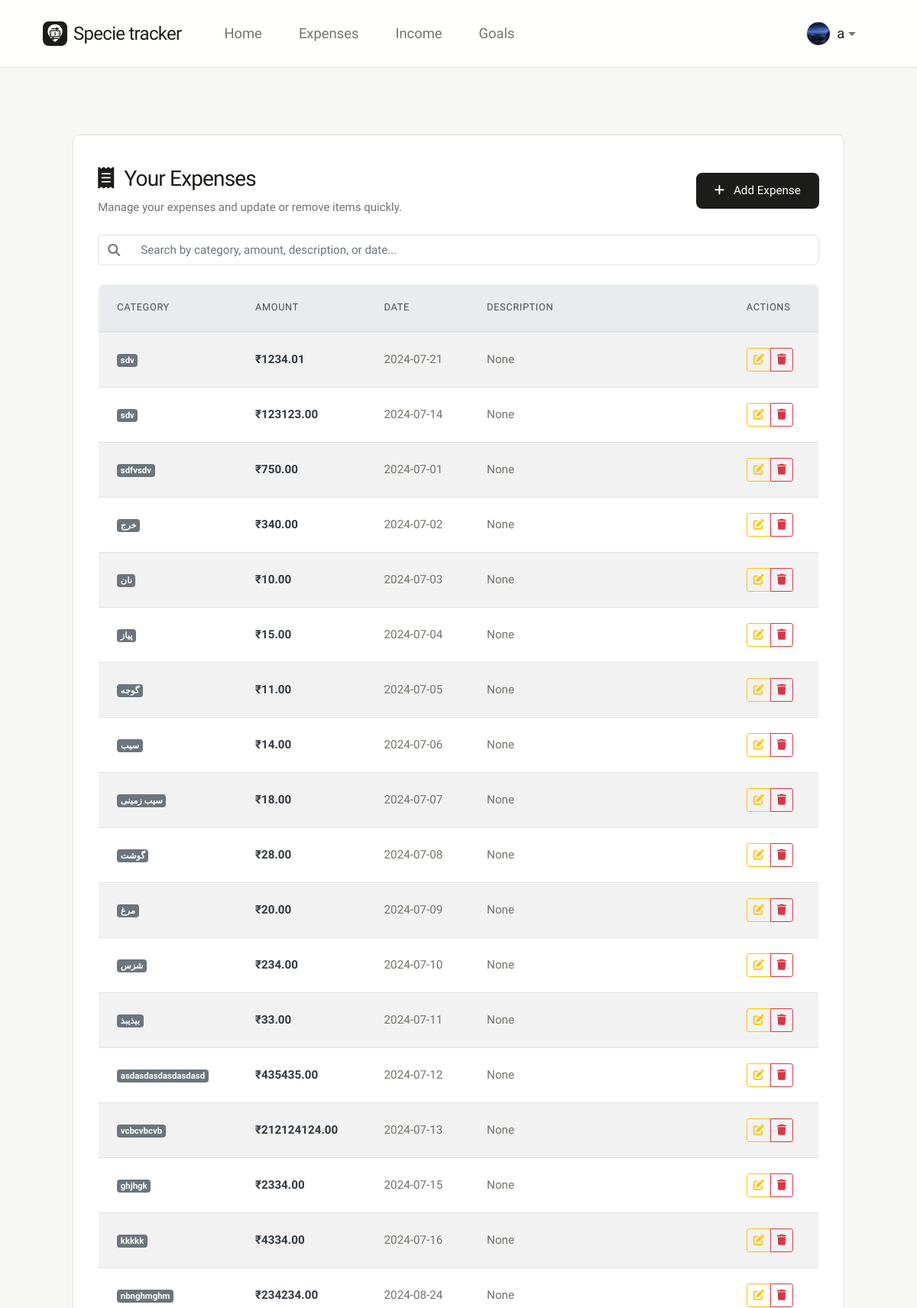
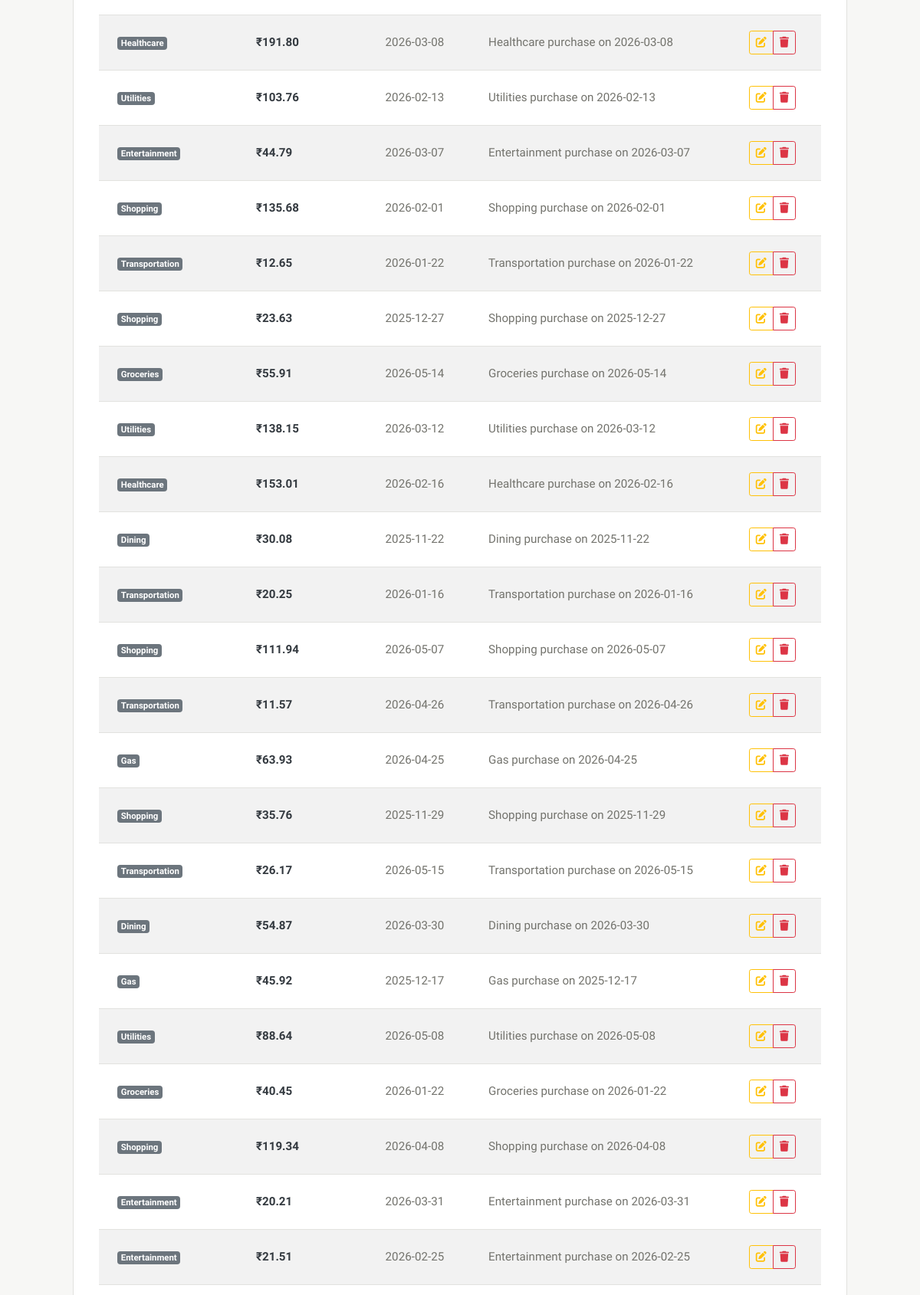
Screenshot of /view_expenses (signed in, upper part) with the database file from the repository (2 pictures, top to bottom).
### finance_app/models.py (models this page shows)
class User(db.Model):
    __tablename__ = 'users'
    id = db.Column(db.Integer, primary_key=True, autoincrement=True)
    username = db.Column(db.String(80), unique=True, nullable=False)
    password = db.Column(db.String(120), nullable=False)
    profile_image = db.Column(db.String(255))
    expenses = db.relationship('Expense', backref='user', lazy=True)
    goals = db.relationship('Goal', backref='user', lazy=True)
    incomes = db.relationship('Income', backref='user', lazy=True)

class Expense(db.Model):
    __tablename__ = 'expenses'
    id = db.Column(db.Integer, primary_key=True, autoincrement=True)
    user_id = db.Column(db.Integer, db.ForeignKey('users.id'), nullable=False)
    category = db.Column(db.String(100), nullable=False)
    amount = db.Column(db.Float, nullable=False)
    date = db.Column(db.String(50), nullable=False)
    description = db.Column(db.String(255))

### finance_app/routes/expenses.py (the view)
    @app.route('/view_expenses')
    def view_expenses():
        if 'user_id' not in session:
            return redirect(url_for('login'))
        expenses = get_expenses_fortbl_by_user_id(session['user_id'])
        return render_template('view_expenses.html', expenses=expenses)

### finance_app/models.py (called while the page is built)
def get_expenses_fortbl_by_user_id(user_id):
    expenses = Expense.query.filter_by(user_id=user_id).all()
    return [(exp.id, exp.user_id, exp.category, exp.amount, exp.date, exp.description) for exp in expenses]

def get_user_by_id(user_id):
    user = db.session.get(User, user_id)
    if user:
        return {'id': user.id, 'username': user.username, 'profile_image': user.profile_image}
    return None

### templates/view_expenses.html (shortened to what this page needs)
{% extends "base.html" %}
{% block content %}
<div class="row justify-content-center">
    <div class="col-12 col-xl-11">
        <div class="clean-card">
            <div class="d-flex flex-column flex-md-row justify-content-between align-items-start align-items-md-center mb-4">
                <div>
                    <h2 class="mb-2"><i class="fa-solid fa-receipt mr-2"></i> Your Expenses</h2>
                    <p class="text-muted mb-0">Manage your expenses and update or remove items quickly.</p>
                </div>
                <div class="d-flex gap-2 mt-3 mt-md-0">
                    <a href="{{ url_for('add_expense') }}" class="btn btn-primary">
                        <i class="fa-solid fa-plus mr-2"></i> Add Expense
                    </a>
                </div>
            </div>
            {% if expenses %}
            <div class="mb-4">
                <div class="input-group">
                    <div class="input-group-prepend">
                        <span class="input-group-text" style="background: transparent; border-right: none; color: var(--text-muted); border-color: var(--border-color);">
                            <i class="fa-solid fa-magnifying-glass"></i>
                        </span>
                    </div>
                    <input type="text" id="expenseSearchInput" class="form-control" placeholder="Search by category, amount, description, or date..." style="border-left: none; border-color: var(--border-color); border-radius: 0 var(--radius) var(--radius) 0; height: calc(1.5em + 1rem + 2px);">
                </div>
            </div>
            <div class="table-responsive">
                <table class="table table-hover table-striped align-middle">
                    <thead class="thead-light">
                        <tr>
                            <th>Category</th>
                            <th>Amount</th>
                            <th>Date</th>
                            <th>Description</th>
                            <th>Actions</th>
                        </tr>
                    </thead>
                    <tbody>
                        {% for expense in expenses %}
                        <tr>
                            <td><span class="badge badge-secondary">{{ expense[2] }}</span></td>
                            <td class="font-weight-bold text-dark">₹{{ "%.2f"|format(expense[3]) }}</td>
                            <td class="text-muted">{{ expense[4] }}</td>
                            <td class="text-muted">{{ expense[5] if expense|length > 5 else '—' }}</td>
                            <td>
                                <div class="btn-group" role="group" aria-label="Expense actions">
                                    <a class="btn btn-sm btn-outline-warning" href="{{ url_for('edit_expense', expense_id=expense[0]) }}">
                                        <i class="fa-solid fa-edit"></i>
                                    </a>
                                    <a class="btn btn-sm btn-outline-danger" href="{{ url_for('delete_expense_route', expense_id=expense[0]) }}" onclick="return confirm('Are you sure you want to delete this expense?');">
                                        <i class="fa-solid fa-trash"></i>
                                    </a>
                                </div>
                            </td>
                        </tr>
                        {% endfor %}
                    </tbody>
                </table>
            </div>
            {% endif %}
        </div>
    </div>
</div>
{% endblock %}

### templates/base.html (shortened to what this page needs)
<!DOCTYPE html>
<html lang="en">
<head>
    <link href="https://stackpath.bootstrapcdn.com/bootstrap/4.5.2/css/bootstrap.min.css" rel="stylesheet">
    <link rel="stylesheet" href="https://cdnjs.cloudflare.com/ajax/libs/font-awesome/6.4.0/css/all.min.css">
    <link rel="stylesheet" href="{{ url_for('static', filename='css/style.css') }}">
</head>
<body>
    <nav class="navbar navbar-expand-lg fixed-top" style="background-color: rgba(255, 255, 255, 0.9) !important; backdrop-filter: blur(12px); border-bottom: 1px solid var(--border-color);">
        <div class="container-fluid px-4">
            <div class="navbar-brand d-flex align-items-center">
                <svg xmlns="http://www.w3.org/2000/svg" viewBox="0 0 100 100" width="32" height="32" class="mr-2" style="vertical-align: middle;">
                    <rect width="100" height="100" rx="24" fill="#1C1C1A" />
                    <path d="M50 12 C33 12 20 25 20 42 C20 59 42 78 47 82 C49 84 51 84 53 82 C58 78 80 59 80 42 C80 25 67 12 50 12 Z" fill="#ffffff" />
                    <path d="M36 30 L64 30 M56 26 L64 30 L56 34" stroke="#1C1C1A" stroke-width="4" stroke-linecap="round" stroke-linejoin="round" fill="none" />
                    <rect x="30" y="38" width="40" height="24" rx="3" fill="none" stroke="#1C1C1A" stroke-width="4" />
                    <text x="50" y="56" font-family="system-ui, -apple-system, sans-serif" font-weight="800" font-size="18" fill="#1C1C1A" text-anchor="middle">$</text>
                    <line x1="35" y1="44" x2="38" y2="44" stroke="#1C1C1A" stroke-width="2" stroke-linecap="round" />
                    <line x1="35" y1="50" x2="38" y2="50" stroke="#1C1C1A" stroke-width="2" stroke-linecap="round" />
                    <line x1="35" y1="56" x2="38" y2="56" stroke="#1C1C1A" stroke-width="2" stroke-linecap="round" />
                    <line x1="62" y1="44" x2="65" y2="44" stroke="#1C1C1A" stroke-width="2" stroke-linecap="round" />
                    <line x1="62" y1="50" x2="65" y2="50" stroke="#1C1C1A" stroke-width="2" stroke-linecap="round" />
                    <line x1="62" y1="56" x2="65" y2="56" stroke="#1C1C1A" stroke-width="2" stroke-linecap="round" />
                    <path d="M64 70 L36 70 M44 66 L36 70 L44 74" stroke="#1C1C1A" stroke-width="4" stroke-linecap="round" stroke-linejoin="round" fill="none" />
                </svg>
                <span>Specie tracker</span>
            </div>
            <div class="collapse navbar-collapse" id="navbarNav">
                <ul class="navbar-nav mr-auto pl-3">
                    {% if g.user %}
                        <li class="nav-item"><a class="nav-link" href="{{ url_for('home') }}">Home</a></li>
                        <li class="nav-item"><a class="nav-link" href="{{ url_for('view_expenses') }}">Expenses</a></li>
                        <li class="nav-item"><a class="nav-link" href="{{ url_for('view_income') }}">Income</a></li>
                        <li class="nav-item"><a class="nav-link" href="{{ url_for('view_goals') }}">Goals</a></li>
                    {% endif %}
                </ul>
                <ul class="navbar-nav ml-auto">
                    {% if g.user %}
                        <li class="nav-item dropdown">
                            <a class="nav-link dropdown-toggle d-flex align-items-center" href="#" id="navbarDropdown" role="button" data-toggle="dropdown" aria-haspopup="true" aria-expanded="false">
                                <img src="{{ url_for('static', filename='profile_images/' ~ g.user.profile_image) }}" class="profile-pic" alt="Profile Picture" style="width: 32px; height: 32px; border-radius: 50%; object-fit: cover; margin-right: 8px; border: 1px solid var(--border-color);">
                                <span style="font-weight: 500; color: var(--text-main);">{{ g.user.username }}</span>
                            </a>
                        </li>
                    {% endif %}
                </ul>
            </div>
        </div>
    </nav>
    <div class="container-fluid px-4 px-lg-5 mt-5 pt-5">
        {% block content %}{% endblock %}
    </div>
</body>
</html>

### static/css/style.css (style rules this page uses)
:root { --bg-color: #F7F7F5; --surface: #FFFFFF; --text-main: #1C1C1A; --text-muted: #73736D; --border-color: #E2E2DF; --accent: #4A5568; --accent-hover: #2D3748; --radius: 8px; }
body { font-family: 'Tektur', -apple-system, BlinkMacSystemFont, "Segoe UI", Roboto, Helvetica, Arial, sans-serif; background-color: var(--bg-color); color: var(--text-main); line-height: 1.6; font-size: 15px; -webkit-font-smoothing: antialiased; -moz-osx-font-smoothing: grayscale; padding-top: 80px; margin: 0; }
h1, h2, h3, h4, h5, h6 { font-weight: 500; color: var(--text-main); line-height: 1.2; margin-top: 0; margin-bottom: 1rem; letter-spacing: -0.03em; }
h2 { font-size: 1.75rem; font-weight: 400; }
p { margin-top: 0; margin-bottom: 1.5rem; color: var(--text-muted); }
.text-muted { color: var(--text-muted) !important; }
.navbar { background-color: var(--surface) !important; border-bottom: 1px solid var(--border-color); padding: 1.25rem 2rem; }
.navbar-brand { font-family: 'Playwrite GB S Guides', cursive; font-weight: 500; color: var(--text-main) !important; font-size: 1.5rem; letter-spacing: -0.03em; }
.navbar-nav .nav-link { font-family: 'Audiowide', sans-serif; color: var(--text-muted) !important; font-size: 1.15rem; font-weight: 500; transition: color 0.2s ease; padding-left: 1.5rem !important; padding-right: 1.5rem !important; }
.clean-card { background-color: var(--surface); border: 1px solid var(--border-color); padding: 2.5rem 2rem; border-radius: var(--radius); transition: transform 0.2s ease, border-color 0.2s ease; position: relative; overflow: hidden; }
a { color: var(--text-main); text-decoration: none; transition: color 0.2s ease; }
.btn-primary { background-color: var(--text-main); color: var(--surface); border: none; border-radius: var(--radius); padding: 0.75rem 1.5rem; font-weight: 500; font-size: 0.95rem; transition: all 0.2s ease; }
.table { width: 100%; border-collapse: collapse; margin-bottom: 2rem; background-color: var(--surface); border-radius: var(--radius); overflow: hidden; border: 1px solid var(--border-color); }
.table th { text-align: left; border-bottom: 1px solid var(--border-color); background-color: #FDFDFD; padding: 1.25rem 1.5rem; font-weight: 500; color: var(--text-muted); font-size: 0.8rem; text-transform: uppercase; letter-spacing: 0.05em; }
.table td { padding: 1.25rem 1.5rem; border-bottom: 1px solid var(--border-color); color: var(--text-main); vertical-align: middle; font-size: 0.95rem; }
.form-control { border: 1px solid var(--border-color); border-radius: 6px; padding: 0.75rem 1rem; font-family: inherit; font-size: 0.95rem; background-color: var(--surface); color: var(--text-main); transition: border-color 0.2s ease; }

### rows the page displays
User: profile_image (picture)
Expense: category "sdv", amount "1234.01", date "2024-07-21", expense "None"
Expense: category "sdv", amount "123123.00", date "2024-07-14", expense "None"
Expense: category "sdfvsdv", amount "750.00", date "2024-07-01", expense "None"
Expense: category "خرج", amount "340.00", date "2024-07-02", expense "None"
Expense: category "نان", amount "10.00", date "2024-07-03", expense "None"
Expense: category "پیاز", amount "15.00", date "2024-07-04", expense "None"
Expense: category "گوجه", amount "11.00", date "2024-07-05", expense "None"
Expense: category "سیب", amount "14.00", date "2024-07-06", expense "None"
Expense: category "سیب زمینی", amount "18.00", date "2024-07-07", expense "None"
Expense: category "گوشت", amount "28.00", date "2024-07-08", expense "None"
Expense: category "مرغ", amount "20.00", date "2024-07-09", expense "None"
Expense: category "شزس", amount "234.00", date "2024-07-10", expense "None"
Expense: category "بیذیبذ", amount "33.00", date "2024-07-11", expense "None"
Expense: category "asdasdasdasdasdasd", amount "435435.00", date "2024-07-12", expense "None"
Expense: category "vcbcvbcvb", amount "212124124.00", date "2024-07-13", expense "None"
Expense: category "ghjhgk", amount "2334.00", date "2024-07-15", expense "None"
Expense: category "kkkkk", amount "4334.00", date "2024-07-16", expense "None"
Expense: category "nbnghmghm", amount "234234.00", date "2024-08-24", expense "None"
Expense: category "Healthcare", amount "191.80", date "2026-03-08", description "Healthcare purchase on 2026-03-08"
Expense: category "Utilities", amount "103.76", date "2026-02-13", description "Utilities purchase on 2026-02-13"
Expense: category "Entertainment", amount "44.79", date "2026-03-07", description "Entertainment purchase on 2026-03-07"
Expense: category "Shopping", amount "135.68", date "2026-02-01", description "Shopping purchase on 2026-02-01"
Expense: category "Transportation", amount "12.65", date "2026-01-22", description "Transportation purchase on 2026-01-22"
Expense: category "Shopping", amount "23.63", date "2025-12-27", description "Shopping purchase on 2025-12-27"
Expense: category "Groceries", amount "55.91", date "2026-05-14", description "Groceries purchase on 2026-05-14"
Expense: category "Utilities", amount "138.15", date "2026-03-12", description "Utilities purchase on 2026-03-12"
Expense: category "Healthcare", amount "153.01", date "2026-02-16", description "Healthcare purchase on 2026-02-16"
Expense: category "Dining", amount "30.08", date "2025-11-22", description "Dining purchase on 2025-11-22"
Expense: category "Transportation", amount "20.25", date "2026-01-16", description "Transportation purchase on 2026-01-16"
Expense: category "Shopping", amount "111.94", date "2026-05-07", description "Shopping purchase on 2026-05-07"
Expense: category "Transportation", amount "11.57", date "2026-04-26", description "Transportation purchase on 2026-04-26"
Expense: category "Gas", amount "63.93", date "2026-04-25", description "Gas purchase on 2026-04-25"
Expense: category "Shopping", amount "35.76", date "2025-11-29", description "Shopping purchase on 2025-11-29"
Expense: category "Transportation", amount "26.17", date "2026-05-15", description "Transportation purchase on 2026-05-15"
Expense: category "Dining", amount "54.87", date "2026-03-30", description "Dining purchase on 2026-03-30"
Expense: category "Gas", amount "45.92", date "2025-12-17", description "Gas purchase on 2025-12-17"
Expense: category "Utilities", amount "88.64", date "2026-05-08", description "Utilities purchase on 2026-05-08"
Expense: category "Groceries", amount "40.45", date "2026-01-22", description "Groceries purchase on 2026-01-22"
Expense: category "Shopping", amount "119.34", date "2026-04-08", description "Shopping purchase on 2026-04-08"
Expense: category "Entertainment", amount "20.21", date "2026-03-31", description "Entertainment purchase on 2026-03-31"
Expense: category "Entertainment", amount "21.51", date "2026-02-25", description "Entertainment purchase on 2026-02-25"

### other values shown
{{ g.user.username }} "a"
